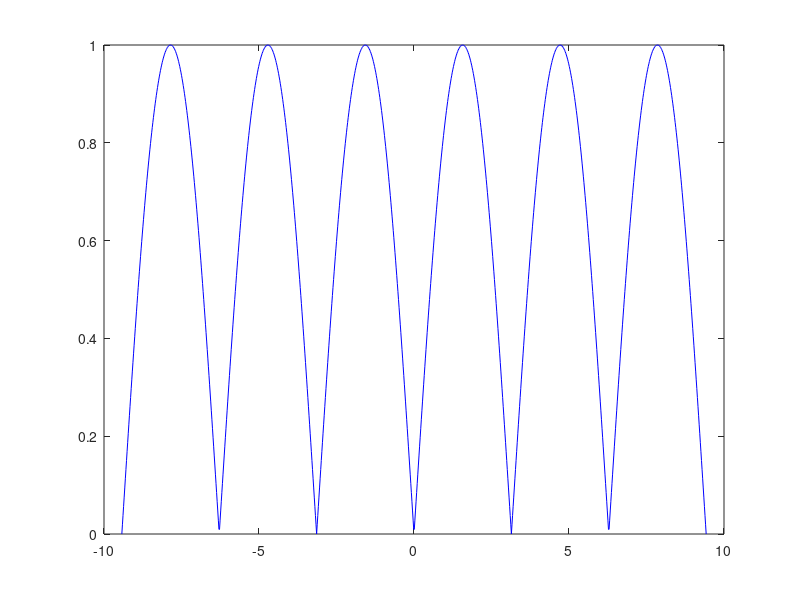
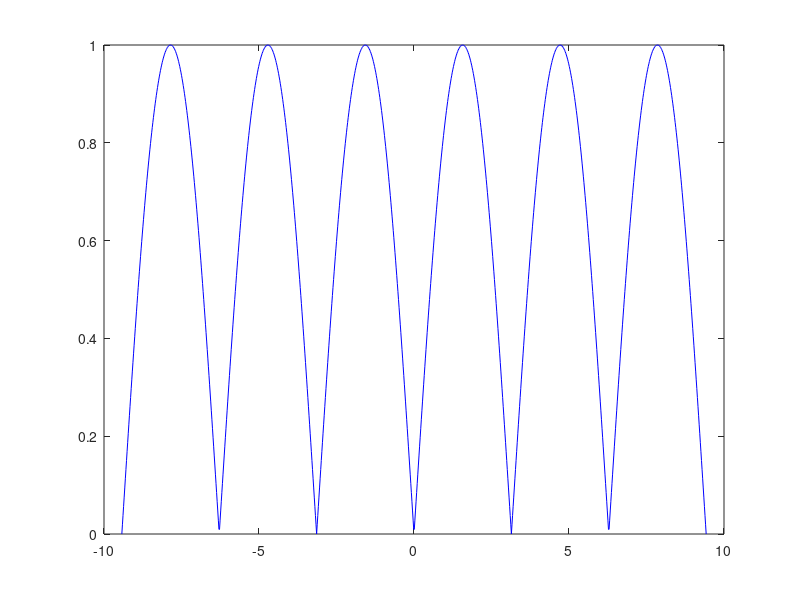
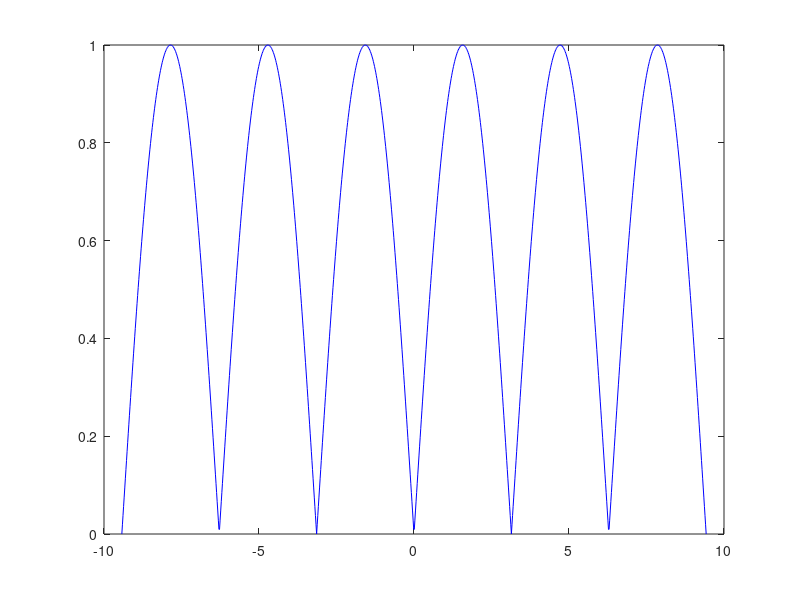
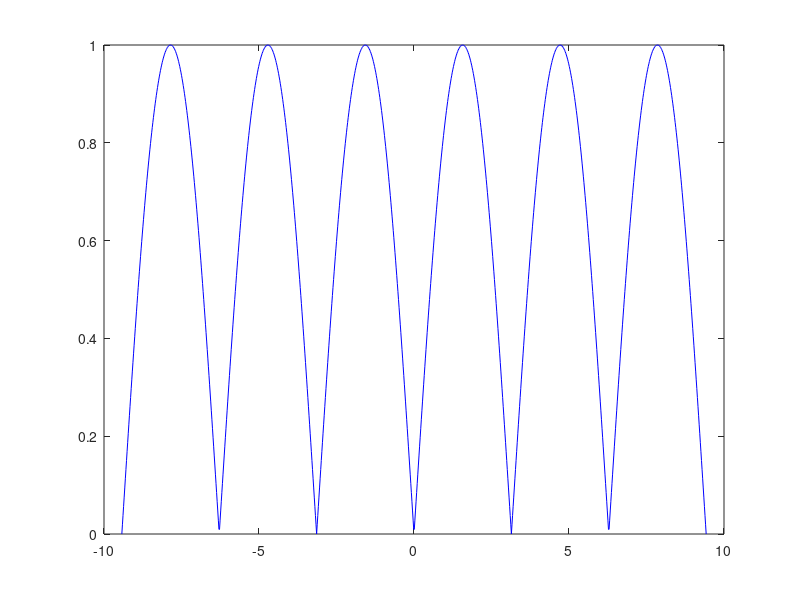

The MATLAB source for these figures, in order:
clear all;
folder = 'third_30';
% Интервал [a,b]
a = -3*pi;
b = 3*pi;
k = 1000; % Количество точек
h = (b - a) / (k - 1); % Шаг
x = a : h : b; % Массив точек
y = sin(x); % Функция
xN(1) = x(1);
yN(1) = y(1);
m = 30;
for i = 1 : m
    W = vander(xN);
    A = inv(W) * yN';
    P = polyval(A, x);
    pogr(i) = max(abs(y - P));
    hx = (b - a) / i;
    for j = 1 : i
        xN(j + 1) = xN(j) + hx;
    end
    yN = sin(xN);
    saveas(plot(x, abs(y - P), 'b'), strcat(folder, '/plot', int2str(i), '.png'));
end
saveas(plot(log10(pogr), 'r'), strcat(folder, '/pogr', '.png'));